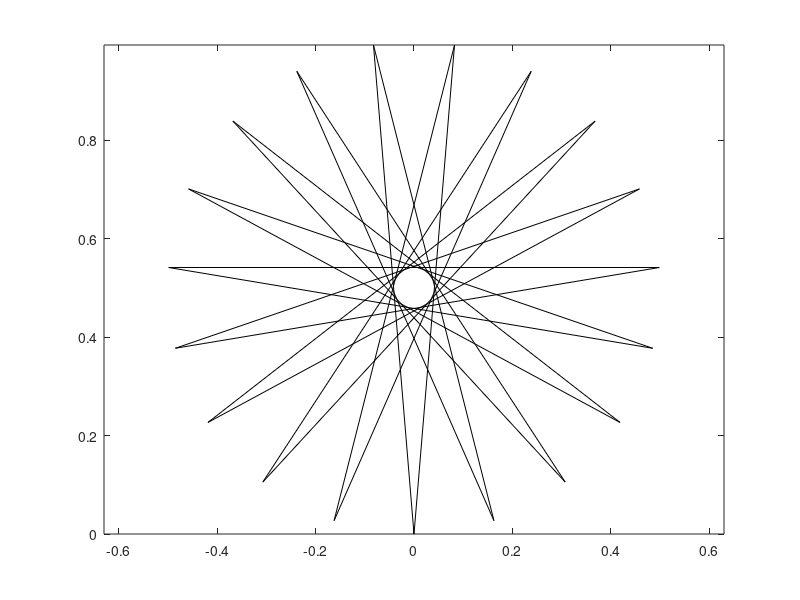

This chart was generated by the following MATLAB code:
%stringart1
%t=linspace(0,2*pi,50);
choice=1;
if choice==1
    
    t=linspace(0,2*pi,20);
    t=t(1:end-1);
    r=sin(t);
    [x,y]=pol2cart(t,r);
    %x=[1:10];y=[ones(1:10)];
    
    a=1:length(x);
    b=circshift(a,[1 -5]);
    plot([x(b);x(a)],[y(b);y(a)],'color',[0 0 0]),hold on
    %line(x,y)
    axis equal
else
    total=20;
    x1=linspace(0,8,total);
    y1=zeros(1,length(x1));
    y2=linspace(0,8,total);
    x2=8+zeros(1,length(y2));
    line([x1 ;x2],[y1; y2],'color',[0 0 0],'linewidth',1),hold on
    axis equal tight
end
